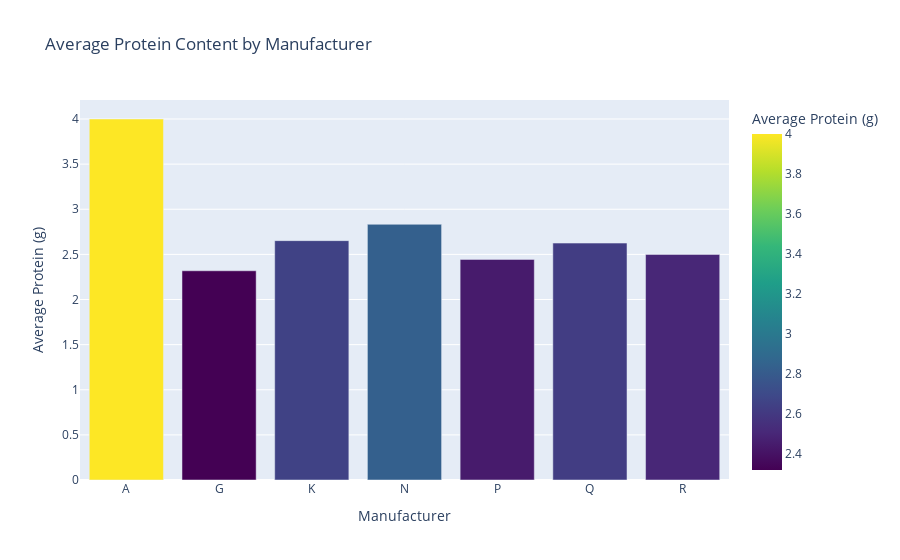

Here is the notebook cell this chart was saved with:
### Markdown cell above
### This plot will show the average protein content of cereals produced by each manufacturer with interactivity.

### Code cell
import plotly.express as px

avg_protein = df.groupby('mfr')['protein'].mean().reset_index()

fig = px.bar(avg_protein, x='mfr', y='protein',
             title='Average Protein Content by Manufacturer',
             labels={'mfr': 'Manufacturer', 'protein': 'Average Protein (g)'},
             color='protein', color_continuous_scale='Viridis')

fig.show()

### Figure 1 — Plotly figure (JSON) as saved in the notebook; plotly's stock layout.template omitted (floating-point values rounded to 4 significant figures)
{"data": [{"alignmentgroup": "True", "hovertemplate": "Manufacturer=%{x}<br>Average Protein (g)=%{marker.color}<extra></extra>", "legendgroup": "", "marker": {"color": [4, 2.318, 2.652, 2.833, 2.444, 2.625, 2.5], "coloraxis": "coloraxis", "pattern": {"shape": ""}}, "name": "", "offsetgroup": "", "orientation": "v", "showlegend": false, "textposition": "auto", "type": "bar", "x": ["A", "G", "K", "N", "P", "Q", "R"], "xaxis": "x", "y": [4, 2.318, 2.652, 2.833, 2.444, 2.625, 2.5], "yaxis": "y"}], "layout": {"barmode": "relative", "coloraxis": {"colorbar": {"title": {"text": "Average Protein (g)"}}, "colorscale": [[0, "#440154"], [0.1111, "#482878"], [0.2222, "#3e4989"], [0.3333, "#31688e"], [0.4444, "#26828e"], [0.5556, "#1f9e89"], [0.6667, "#35b779"], [0.7778, "#6ece58"], [0.8889, "#b5de2b"], [1, "#fde725"]]}, "legend": {"tracegroupgap": 0}, "title": {"text": "Average Protein Content by Manufacturer"}, "xaxis": {"anchor": "y", "domain": [0, 1], "title": {"text": "Manufacturer"}}, "yaxis": {"anchor": "x", "domain": [0, 1], "title": {"text": "Average Protein (g)"}}}}
